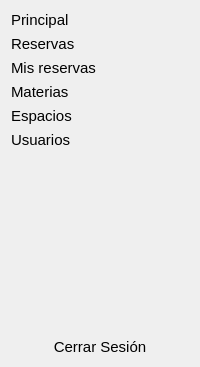
     <widget class="QWidget" name="widget_4" native="true">
      <layout class="QVBoxLayout" name="verticalLayout_11">
       <item>
        <widget class="QPushButton" name="bt_home_mm">
         <property name="font">
          <font>
           <pointsize>11</pointsize>
          </font>
         </property>
         <property name="styleSheet">
          <string notr="true">QPushButton {
    border-top-left-radius: 0px;
    border-bottom-left-radius: 30px;
    border-top-right-radius: 30px;
    border-bottom-right-radius: 0px;
    background-color: qlineargradient(spread:reflect, x1:0, y1:0.532273, x2:1, y2:0.5, 
                                       stop:0.362832 rgba(0,128,0,255), /* Verde oscuro */
                                       stop:0.369469 rgba(0,128,0,255), 
                                       stop:1 rgba(0,255,0,255)); /* Verde claro */
    padding-left: 0px; /* Espacio a la izquierda para simular alineación */
    border: none; /* Sin borde, opcional */
    text-align: left; /* Aunque esto no tendrá efecto en QPushButton, lo incluimos para claridad */
    border-radius: 18px; /* Si quieres bordes redondeados uniformes */
}

QPushButton:hover {
    border-top-left-radius: 0px;
    border-bottom-left-radius: 30px;
    border-top-right-radius: 30px;
    border-bottom-right-radius: 0px;
    background-color: qlineargradient(spread:reflect, x1:0, y1:0.562273, x2:0.949, y2:0.545455, 
                                      stop:0 rgb(255,255,255), /* Cian oscuro */
                                      stop:1 rgb(255,255,255)); /* Cian claro */
}

QLabel {
    color: rgb(225, 225, 224);
    font: 24pt &quot;Arial&quot;;
}
</string>
         </property>
         <property name="text">
          <string>Principal</string>
         </property>
         <property name="icon">
          <iconset>
           <normaloff>../../imagenes/home.svg</normaloff>../../imagenes/home.svg</iconset>
         </property>
         <property name="iconSize">
          <size>
           <width>40</width>
           <height>40</height>
          </size>
         </property>
         <property name="checkable">
          <bool>true</bool>
         </property>
         <property name="autoExclusive">
          <bool>true</bool>
         </property>
        </widget>
       </item>
       <item>
        <widget class="QPushButton" name="bt_reservas_mm">
         <property name="font">
          <font>
           <pointsize>11</pointsize>
          </font>
         </property>
         <property name="styleSheet">
          <string notr="true">QPushButton{
	border-top-left-radius: 0 px;
	border-bottom-left-radius: 30px;
	border-top-right-radius: 30px;
	border-bottom-right-radius: 0px
}
QPushButton {
    background-color: qlineargradient(spread:reflect, x1:0, y1:0.532273, x2:1, y2:0.5, 
                                       stop:0.362832 rgba(0,128,0,255), /* Verde oscuro */
                                       stop:0.369469 rgba(0,128,0,255), 
                                       stop:1 rgba(0,255,0,255)); /* Verde claro */
    
    padding-left: 0px; /* Espacio a la izquierda para simular alineación */
    border: none; /* Sin borde, opcional */
    text-align: left; /* Aunque esto no tendrá efecto en QPushButton, lo incluimos para claridad */
}

QPushButton:hover{
	border-top-left-radius: 0 px;
	border-bottom-left-radius: 30px;
	border-top-right-radius: 30px;
	border-bottom-right-radius: 0px
}


QPushButton {
    border-radius: 18px;
    background-color: qlineargradient(spread:reflect, x1:0, y1:0.532273, x2:1, y2:0.5, 
                                      stop:0.362832 rgba(0,128,0,255), /* Verde oscuro */
                                      stop:0.369469 rgba(0,128,0,255), 
                                      stop:1 rgba(0,255,0,255)); /* Verde claro */
}

QPushButton:hover {
    background-color: qlineargradient(spread:reflect, x1:0, y1:0.562273, x2:0.949, y2:0.545455, 
                                      stop:0 rgb(255,255,255), /* Cian oscuro */
                                      stop:1 rgb(255,255,255)); /* Cian claro */
}

QLabel {
    color: rgb(225, 225, 224);
    font: 18pt &quot;Arial&quot;;
}</string>
         </property>
         <property name="text">
          <string>Reservas</string>
         </property>
         <property name="icon">
          <iconset>
           <normaloff>../../imagenes/bookmark.svg</normaloff>../../imagenes/bookmark.svg</iconset>
         </property>
         <property name="iconSize">
          <size>
           <width>40</width>
           <height>40</height>
          </size>
         </property>
         <property name="checkable">
          <bool>true</bool>
         </property>
         <property name="autoExclusive">
          <bool>true</bool>
         </property>
        </widget>
       </item>
       <item>
        <widget class="QPushButton" name="bt_misreservas_mm">
         <property name="font">
          <font>
           <pointsize>11</pointsize>
          </font>
         </property>
         <property name="styleSheet">
          <string notr="true">QPushButton{
	border-top-left-radius: 0 px;
	border-bottom-left-radius: 30px;
	border-top-right-radius: 30px;
	border-bottom-right-radius: 0px
}
QPushButton {
    background-color: qlineargradient(spread:reflect, x1:0, y1:0.532273, x2:1, y2:0.5, 
                                       stop:0.362832 rgba(0,128,0,255), /* Verde oscuro */
                                       stop:0.369469 rgba(0,128,0,255), 
                                       stop:1 rgba(0,255,0,255)); /* Verde claro */
    
    padding-left: 0px; /* Espacio a la izquierda para simular alineación */
    border: none; /* Sin borde, opcional */
    text-align: left; /* Aunque esto no tendrá efecto en QPushButton, lo incluimos para claridad */
}

QPushButton:hover{
	border-top-left-radius: 0 px;
	border-bottom-left-radius: 30px;
	border-top-right-radius: 30px;
	border-bottom-right-radius: 0px
}


QPushButton {
    border-radius: 18px;
    background-color: qlineargradient(spread:reflect, x1:0, y1:0.532273, x2:1, y2:0.5, 
                                      stop:0.362832 rgba(0,128,0,255), /* Verde oscuro */
                                      stop:0.369469 rgba(0,128,0,255), 
                                      stop:1 rgba(0,255,0,255)); /* Verde claro */
}

QPushButton:hover {
    background-color: qlineargradient(spread:reflect, x1:0, y1:0.562273, x2:0.949, y2:0.545455, 
                                      stop:0 rgb(255,255,255), /* Cian oscuro */
                                      stop:1 rgb(255,255,255)); /* Cian claro */
}

QLabel {
    color: rgb(225, 225, 224);
    font: 12pt &quot;Arial&quot;;
}</string>
         </property>
         <property name="text">
          <string>Mis reservas</string>
         </property>
         <property name="icon">
          <iconset>
           <normaloff>../../imagenes/book-open.svg</normaloff>../../imagenes/book-open.svg</iconset>
         </property>
         <property name="iconSize">
          <size>
           <width>40</width>
           <height>40</height>
          </size>
         </property>
         <property name="checkable">
          <bool>true</bool>
         </property>
         <property name="autoExclusive">
          <bool>true</bool>
         </property>
        </widget>
       </item>
       <item>
        <widget class="QPushButton" name="bt_configuraciones_mm">
         <property name="font">
          <font>
           <pointsize>11</pointsize>
          </font>
         </property>
         <property name="styleSheet">
          <string notr="true">QPushButton{
	border-top-left-radius: 0 px;
	border-bottom-left-radius: 30px;
	border-top-right-radius: 30px;
	border-bottom-right-radius: 0px
}
QPushButton {
    background-color: qlineargradient(spread:reflect, x1:0, y1:0.532273, x2:1, y2:0.5, 
                                       stop:0.362832 rgba(0,128,0,255), /* Verde oscuro */
                                       stop:0.369469 rgba(0,128,0,255), 
                                       stop:1 rgba(0,255,0,255)); /* Verde claro */
    
    padding-left: 0px; /* Espacio a la izquierda para simular alineación */
    border: none; /* Sin borde, opcional */
    text-align: left; /* Aunque esto no tendrá efecto en QPushButton, lo incluimos para claridad */
}

QPushButton:hover{
	border-top-left-radius: 0 px;
	border-bottom-left-radius: 30px;
	border-top-right-radius: 30px;
	border-bottom-right-radius: 0px
}


QPushButton {
    border-radius: 18px;
    background-color: qlineargradient(spread:reflect, x1:0, y1:0.532273, x2:1, y2:0.5, 
                                      stop:0.362832 rgba(0,128,0,255), /* Verde oscuro */
                                      stop:0.369469 rgba(0,128,0,255), 
                                      stop:1 rgba(0,255,0,255)); /* Verde claro */
}

QPushButton:hover {
    background-color: qlineargradient(spread:reflect, x1:0, y1:0.562273, x2:0.949, y2:0.545455, 
                                      stop:0 rgb(255,255,255), /* Cian oscuro */
                                      stop:1 rgb(255,255,255)); /* Cian claro */
}

QLabel {
    color: rgb(225, 225, 224);
    font: 12pt &quot;Arial&quot;;
}</string>
         </property>
         <property name="text">
          <string>Materias</string>
         </property>
         <property name="icon">
          <iconset>
           <normaloff>../../imagenes/settings.svg</normaloff>../../imagenes/settings.svg</iconset>
         </property>
         <property name="iconSize">
          <size>
           <width>40</width>
           <height>40</height>
          </size>
         </property>
         <property name="checkable">
          <bool>true</bool>
         </property>
         <property name="autoExclusive">
          <bool>true</bool>
         </property>
        </widget>
       </item>
       <item>
        <widget class="QPushButton" name="bt_espacios_mm">
         <property name="font">
          <font>
           <pointsize>11</pointsize>
          </font>
         </property>
         <property name="styleSheet">
          <string notr="true">QPushButton{
	border-top-left-radius: 0 px;
	border-bottom-left-radius: 30px;
	border-top-right-radius: 30px;
	border-bottom-right-radius: 0px
}
QPushButton {
    background-color: qlineargradient(spread:reflect, x1:0, y1:0.532273, x2:1, y2:0.5, 
                                       stop:0.362832 rgba(0,128,0,255), /* Verde oscuro */
                                       stop:0.369469 rgba(0,128,0,255), 
                                       stop:1 rgba(0,255,0,255)); /* Verde claro */
    
    padding-left: 0px; /* Espacio a la izquierda para simular alineación */
    border: none; /* Sin borde, opcional */
    text-align: left; /* Aunque esto no tendrá efecto en QPushButton, lo incluimos para claridad */
}

QPushButton:hover{
	border-top-left-radius: 0 px;
	border-bottom-left-radius: 30px;
	border-top-right-radius: 30px;
	border-bottom-right-radius: 0px
}


QPushButton {
    border-radius: 18px;
    background-color: qlineargradient(spread:reflect, x1:0, y1:0.532273, x2:1, y2:0.5, 
                                      stop:0.362832 rgba(0,128,0,255), /* Verde oscuro */
                                      stop:0.369469 rgba(0,128,0,255), 
                                      stop:1 rgba(0,255,0,255)); /* Verde claro */
}

QPushButton:hover {
    background-color: qlineargradient(spread:reflect, x1:0, y1:0.562273, x2:0.949, y2:0.545455, 
                                      stop:0 rgb(255,255,255), /* Cian oscuro */
                                      stop:1 rgb(255,255,255)); /* Cian claro */
}

QLabel {
    color: rgb(225, 225, 224);
    font: 12pt &quot;Arial&quot;;
}</string>
         </property>
         <property name="text">
          <string>Espacios</string>
         </property>
         <property name="icon">
          <iconset>
           <normaloff>../../imagenes/key.svg</normaloff>../../imagenes/key.svg</iconset>
         </property>
         <property name="iconSize">
          <size>
           <width>40</width>
           <height>40</height>
          </size>
         </property>
         <property name="checkable">
          <bool>true</bool>
         </property>
         <property name="autoExclusive">
          <bool>true</bool>
         </property>
        </widget>
       </item>
       <item>
        <widget class="QPushButton" name="bt_usuarios_mm">
         <property name="font">
          <font>
           <pointsize>11</pointsize>
          </font>
         </property>
         <property name="styleSheet">
          <string notr="true">QPushButton{
	border-top-left-radius: 0 px;
	border-bottom-left-radius: 30px;
	border-top-right-radius: 30px;
	border-bottom-right-radius: 0px
}
QPushButton {
    background-color: qlineargradient(spread:reflect, x1:0, y1:0.532273, x2:1, y2:0.5, 
                                       stop:0.362832 rgba(0,128,0,255), /* Verde oscuro */
                                       stop:0.369469 rgba(0,128,0,255), 
                                       stop:1 rgba(0,255,0,255)); /* Verde claro */
    
    padding-left: 0px; /* Espacio a la izquierda para simular alineación */
    border: none; /* Sin borde, opcional */
    text-align: left; /* Aunque esto no tendrá efecto en QPushButton, lo incluimos para claridad */
}

QPushButton:hover{
	border-top-left-radius: 0 px;
	border-bottom-left-radius: 30px;
	border-top-right-radius: 30px;
	border-bottom-right-radius: 0px
}


QPushButton {
    border-radius: 18px;
    background-color: qlineargradient(spread:reflect, x1:0, y1:0.532273, x2:1, y2:0.5, 
                                      stop:0.362832 rgba(0,128,0,255), /* Verde oscuro */
                                      stop:0.369469 rgba(0,128,0,255), 
                                      stop:1 rgba(0,255,0,255)); /* Verde claro */
}

QPushButton:hover {
    background-color: qlineargradient(spread:reflect, x1:0, y1:0.562273, x2:0.949, y2:0.545455, 
                                      stop:0 rgb(255,255,255), /* Cian oscuro */
                                      stop:1 rgb(255,255,255)); /* Cian claro */
}

QLabel {
    color: rgb(225, 225, 224);
    font: 12pt &quot;Arial&quot;;
}</string>
         </property>
         <property name="text">
          <string>Usuarios</string>
         </property>
         <property name="icon">
          <iconset>
           <normaloff>../../imagenes/users.svg</normaloff>../../imagenes/users.svg</iconset>
         </property>
         <property name="iconSize">
          <size>
           <width>40</width>
           <height>40</height>
          </size>
         </property>
         <property name="checkable">
          <bool>true</bool>
         </property>
         <property name="autoExclusive">
          <bool>true</bool>
         </property>
        </widget>
       </item>
       <item>
        <spacer name="verticalSpacer_6">
         <property name="orientation">
          <enum>Qt::Vertical</enum>
         </property>
         <property name="sizeHint" stdset="0">
          <size>
           <width>20</width>
           <height>183</height>
          </size>
         </property>
        </spacer>
       </item>
       <item>
        <widget class="QPushButton" name="bt_logout_mm">
         <property name="font">
          <font>
           <pointsize>11</pointsize>
          </font>
         </property>
         <property name="styleSheet">
          <string notr="true">QPushButton{
	border-top-left-radius: 0 px;
	border-bottom-left-radius: 30px;
	border-top-right-radius: 30px;
	border-bottom-right-radius: 0px
}
QPushButton:hover{
	border-top-left-radius: 0 px;
	border-bottom-left-radius: 30px;
	border-top-right-radius: 30px;
	border-bottom-right-radius: 0px
}


QPushButton {
    border-radius: 18px;
    background-color: qlineargradient(spread:reflect, x1:0, y1:0.532273, x2:1, y2:0.5, 
                                      stop:0.362832 rgba(0,128,0,255), /* Verde oscuro */
                                      stop:0.369469 rgba(0,128,0,255), 
                                      stop:1 rgba(0,255,0,255)); /* Verde claro */
}

QPushButton:hover {
    background-color: qlineargradient(spread:reflect, x1:0, y1:0.562273, x2:0.949, y2:0.545455, 
                                      stop:0 rgb(255,255,255), /* Cian oscuro */
                                      stop:1 rgb(255,255,255)); /* Cian claro */
}

QLabel {
    color: rgb(225, 225, 224);
    font: 12pt &quot;Arial&quot;;
}
</string>
         </property>
         <property name="text">
          <string>Cerrar Sesión</string>
         </property>
         <property name="icon">
          <iconset>
           <normaloff>../../imagenes/log-out.svg</normaloff>../../imagenes/log-out.svg</iconset>
         </property>
         <property name="iconSize">
          <size>
           <width>40</width>
           <height>40</height>
          </size>
         </property>
         <property name="checkable">
          <bool>true</bool>
         </property>
         <property name="autoExclusive">
          <bool>true</bool>
         </property>
        </widget>
       </item>
      </layout>
     </widget>
